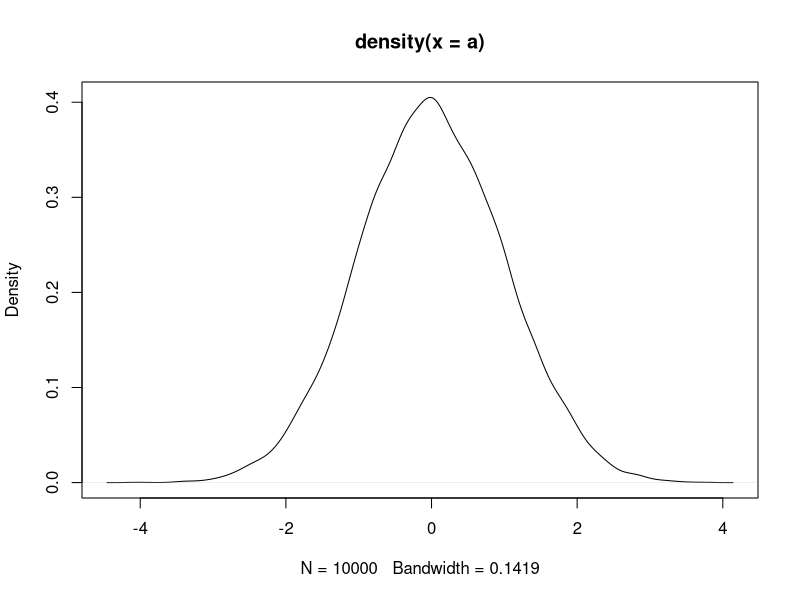
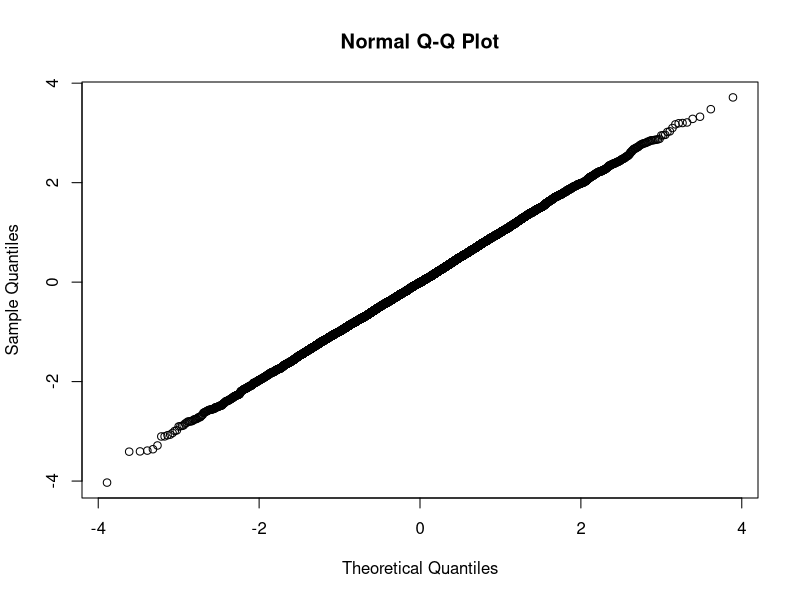

R code for these plots, in order:
#calculate the derivative of a function
Deriv_sub <- function(x, fun=h, a, b){
  if (x == a) {return ((fun(x + 1e-9)-fun(x))/1e-9)}
  if (x == b) {return ((fun(x) - fun(x - 1e-9))/1e-9)}
  if (a <= x && x <= b) {return((fun(x + 1e-9)-fun(x - 1e-9))/2e-9)}
}

init_mat <- function(a,b,fun,deriv){
  #this mat stores x,f(x) and df(x)
  mat <- matrix(nrow = 2,ncol = 3)
  mat[1,1] <- a
  mat[1,2] <- fun(a)
  mat[1,3] <- deriv(a,fun,a,b)
  mat[2,1] <- b
  mat[2,2] <- fun(b)
  mat[2,3] <- deriv(b,fun,a,b)
  return(mat)}
calc_z <-function(mat){
  return((mat[2, 2] - mat[1, 2] -mat[2, 1]*mat[2, 3] +
            mat[1, 1]*mat[1, 3])/(mat[1, 3] - mat[2, 3]))
}

init_z <- function(a,b,mat){
  z <- c()
  z[1] <- a
  z[2] <- calc_z(mat)
  z[3] <- b
  return(z)
}

update_z <- function(z,x_star,mat){
  index <- which(mat[,1] == x_star)
  z <- c(z,NA)
  tmp_mat1 <- mat[(index-1):index,]
  tmp_mat2 <- mat[index:(index+1),]
  z1 <- calc_z(tmp_mat1)
  z2 <- calc_z(tmp_mat2)
  z[(index+2):length(z)] <- z[(index+1):(length(z)-1)]
  z[index] <- z1
  z[index+1] <- z2
  return(z)
}
update_mat <- function(mat,x_star,fun,deriv,a,b){
  index <- sum(mat[,1] < x_star) #find the location to insert x*
  tmp <- matrix(NA,1,3)
  mat <- rbind(mat,tmp)
  mat[(index+2):nrow(mat),] <- mat[(index+1):(nrow(mat)-1),]
  mat[(index+1),] <- c(x_star,fun(x_star),deriv(x_star,fun,a,b))
  return(mat)
}

sample_x <- function(z, mat, n=1){
  uk1 <- exp(mat[,2]+(z[-1]-mat[,1])*mat[,3])
  uk2 <- exp(mat[,2]+(z[-length(z)]-mat[,1])*mat[,3])
  p <- rep(NA,nrow(mat))
  p <- (uk1-uk2)/mat[,3]
  
  # normalize p
  p_norm <- p/sum(p)
  w <- runif(n)
  # determine the range we want to sample from
  i <- sum(cumsum(p_norm) < w) + 1
  
  # sample x using inverse cdf
  samp_x <- (log(p[i]*mat[i,3]*runif(n)+exp(mat[i,2]+(z[i]-mat[i,1])*mat[i,3]))-mat[i,2])/mat[i,3]+mat[i,1]
  return(samp_x)
}

upper_bound <- function(z, mat, samp_x){
  #compare samp_x with z to find which segment of line to calculate
  index <- which(z > samp_x)[1] - 1
  u <- mat[index,2] + (samp_x - mat[index,1])*mat[index,3]
  return(u)
}

lower_bound <- function(mat, samp_x){
  index <- rev(which(mat[,1] < samp_x))[1]
  l <- ((mat[(index+1),1]-samp_x)*mat[index,2]+(samp_x-mat[index,1])*mat[(index+1),2])/(mat[(index+1),1]-mat[index,1])
  return(l)
}

check_concave <- function(mat){
  #check if h'(x) decrease monotonically
  return(prod(mat[,3][-1] <= mat[,3][-nrow(mat)])==1)
}

ars <- function(samp_n, g, a=-Inf, b=Inf){
  
  if(class(g) != "function"){
    stop('g should be a function')
  }
  
  ## Take log of input function ##
  h <- function(x){
    return(log(g(x)))
  }
  

  #initialize return value
  final_x <- rep(NA, samp_n)
  
  counter <- 0
  mat <- init_mat(a, b, h, Deriv_sub)
  z <- init_z(a, b, mat)
  
  while(counter < samp_n){
    if (!check_concave(mat)){
      stop('Input must be a log-concave function')
    }
    samp_x_n = 1
    samp_x <- sample_x(z, mat, samp_x_n)
    w <- runif(samp_x_n)
    
    u <- upper_bound(z, mat, samp_x)
    l <- lower_bound(mat, samp_x)
    if(w <= exp(l-u)){
      counter = counter + 1
      final_x[counter] = samp_x
    }
    else{
      if (w <= exp(h(samp_x)-u)){
        counter = counter + 1
        final_x[counter] = samp_x
      }
      mat <- update_mat(mat, samp_x, h, Deriv_sub,a,b)
      z <- update_z(z, samp_x, mat)
    }
  }
  return(final_x)
}

dnor <- function(x){
  return((1/(sqrt(2*pi)))*exp(-(x^2)/2))
}

a <- ars(10000, dnor, a = -10, b = 10)
plot(density(a))
qqnorm(a)
